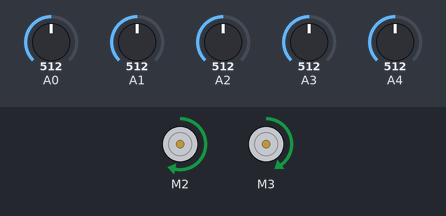
A sketch run on a simulated Arduino Uno, built with avr-gcc and run on an emulated ATmega328P. Parts: 2 × DC motor (green arrow = forward, orange = backward, longer = faster). Inputs (shaded band) come from the test bench; at power-on: A2 = 512, A3 = 512, A0 = 512, A1 = 512, A4 = 512.

Above: at 1.2 s.
1.3 s: A2 set to 489
At 2.3 s:
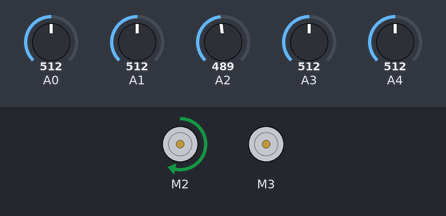
2.9 s: A3 set to 493
At 3.3 s:
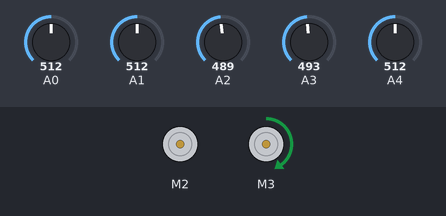
4.4 s: A0 set to 482
At 5.6 s:
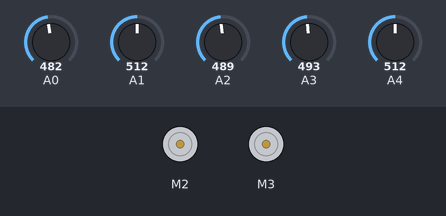
5.9 s: A0 set to 510
At 6.8 s:
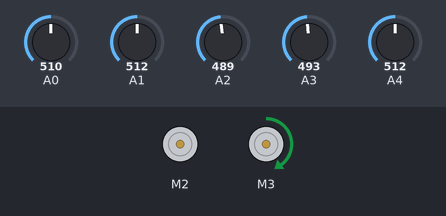
7.4 s: A0 set to 490
At 8.0 s:
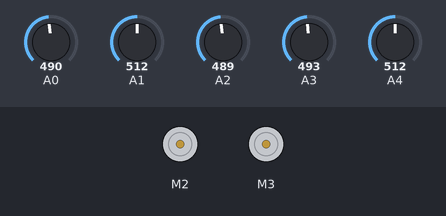
Timing chart, 0 to 9.9 s (numbered marks = the images above; inputs shaded):
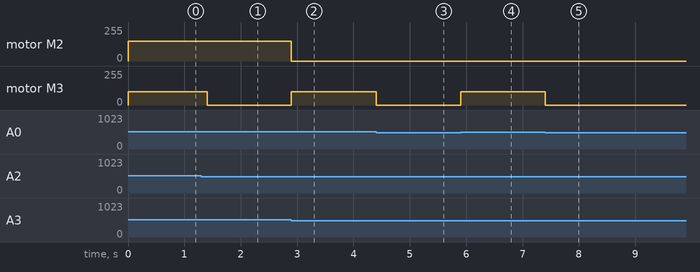

The sketch:

LFR.ino
```cpp
#include <AFMotor.h>
AF_DCMotor motor1(2); // right motor
AF_DCMotor motor2(3); // left motor
void setup() {
  motor1.setSpeed(150);
  motor1.run(RELEASE);
  motor2.setSpeed(100);
  motor2.run(RELEASE);
  Serial.begin(9600);
}
void loop() {
  int s0 = analogRead(0);//Readings from Ir sensors
  int s1 = analogRead(1);
  int s2 = analogRead(2);
  int s3 = analogRead(3);
  int s4 = analogRead(4);
  if (s0 > 500 && s1 > 500 && s2 > 500 && s3 > 500 && s4 > 500)
  { // going forward
    motor1.run(FORWARD);
    motor2.run(FORWARD);
    delay(200);
  }
  else if (s2 >= 500 && s3 >= 500) {
    motor1.run(FORWARD);
    motor2.run(FORWARD);
  }
  else if (s3 >= 500 && s4 >= 500 )
  {
    motor1.run(FORWARD);//Right

    motor2.run(RELEASE);
  }
  else if (s0 >= 500 && s1 >= 500)
  { motor1.run(RELEASE);//Left
    motor2.run(FORWARD);
  }
  else
  {
    motor1.run(RELEASE); // both motor off
    motor2.run(RELEASE);
  }
}
```

Measured:
- the behaviour switches between 500 and 499 on A2 (found by bisection; images 0 and 1)
- the behaviour switches between 500 and 499 on A3 (found by bisection; images 1 and 2)
- the behaviour switches between 500 and 499 on A0 (found by bisection; images 2 and 3)
- after the input at 1.3 s, motor M3: forward 100/255 → stopped after 0.11 s
- after the input at 2.9 s, motor M2: forward 150/255 → stopped at once; motor M3: stopped → forward 100/255 at once
- after the input at 4.4 s, motor M3: forward 100/255 → stopped at once
- after the input at 5.9 s, motor M3: stopped → forward 100/255 at once
- after the input at 7.4 s, motor M3: forward 100/255 → stopped at once
